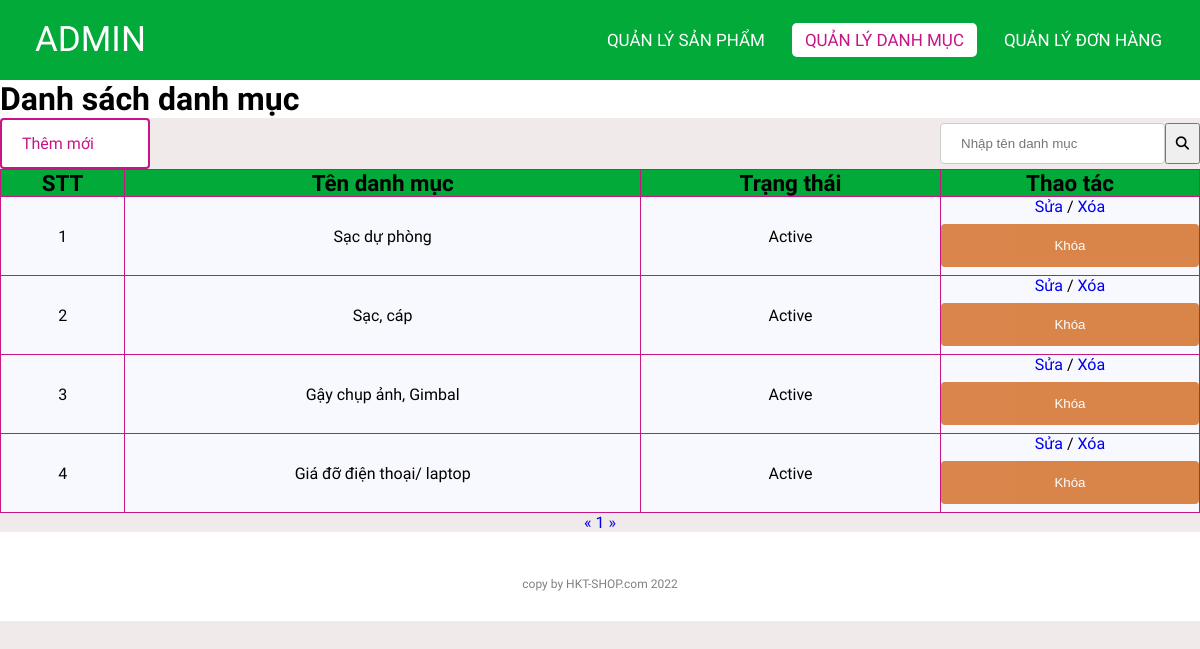
Page /admin/categoriesList.php (signed in) on the earlier database version.
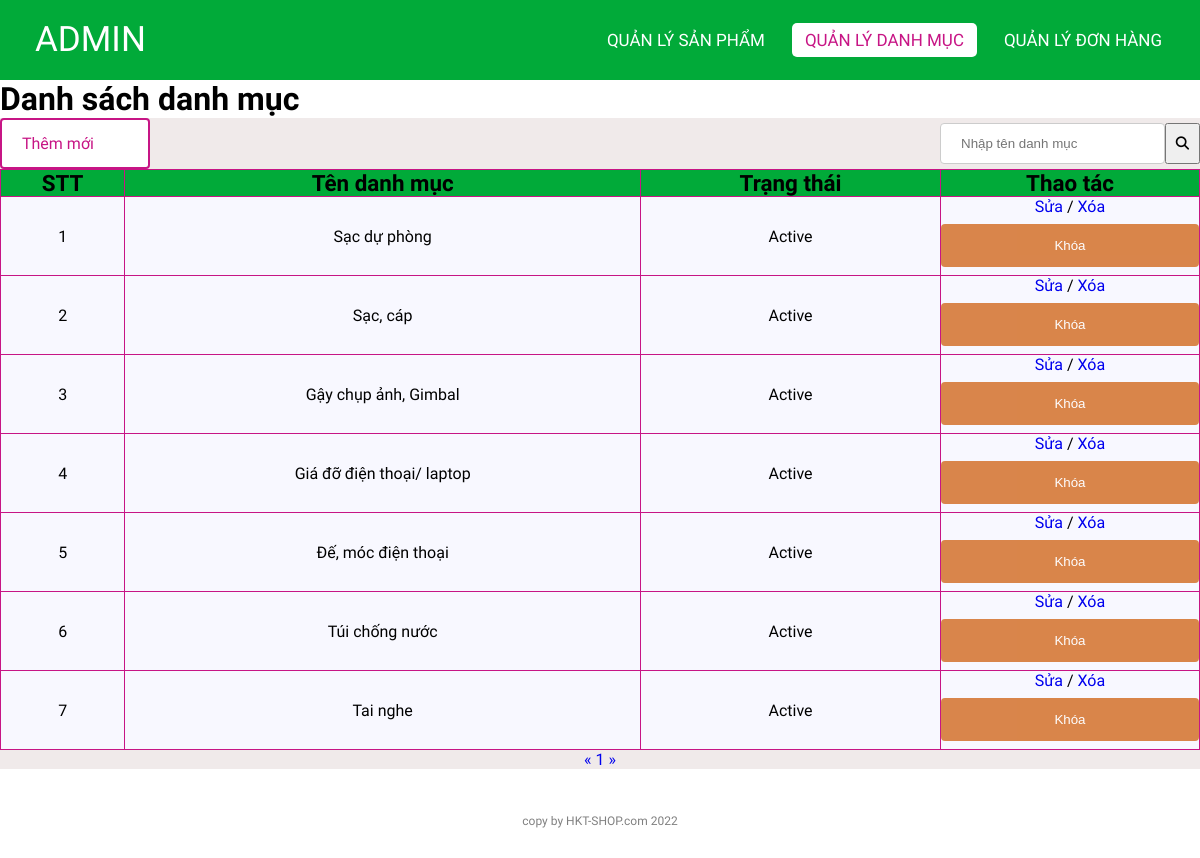
Same page on the later database version.
### tables this page shows
CREATE TABLE `categories` (
  `id` int(11) NOT NULL,
  `name` varchar(255) NOT NULL,
  `status` tinyint(4) NOT NULL DEFAULT 1
);

### lib/database.php (called while the page is built, shortened)
<?php
class Database extends PDO
{
  public $host   = DB_HOST;
  public $user   = DB_USER;
  public $pass   = DB_PASS;
  public $dbname = DB_NAME;
  public $link;
  private function connectDB()
  {
    $this->link = new mysqli(
      $this->host,
      $this->user,
      $this->pass,
      $this->dbname
    );
  }
  public function select($query)
  {
    $result = $this->link->query($query);
    if ($result->num_rows > 0) {
      return $result;
    } else {
      return false;
    }
  }
}

### classes/categories.php (called while the page is built, shortened)
<?php
$filepath = realpath(dirname(__FILE__));
include_once($filepath . '/../lib/database.php');
?>
<?php
class categories
{
    private $db;
    public function __construct()
    {
        $this->db = new Database();
    }
    public function getAllAdmin($page = 1, $total = 8)
    {
        $tmp = ($page - 1) * $total;
        $query = "SELECT * FROM categories limit $tmp,$total";
        $result = $this->db->select($query);
        return $result;
    }
    public function getCountPaging($row = 8)
    {
        $query = "SELECT COUNT(*) FROM categories";
        $mysqli_result = $this->db->select($query);
        if ($mysqli_result) {
            $totalrow = intval((mysqli_fetch_all($mysqli_result, MYSQLI_ASSOC)[0])['COUNT(*)']);
            $result = ceil($totalrow / $row);
            return $result;
        }
        return false;
    }
}
?>

### admin/categoriesList.php (the view, shortened to what this page needs)
<?php
include '../classes/categories.php';
$categories = new categories();
$list = $categories->getAllAdmin((isset($_GET['page']) ? $_GET['page'] : 1));
$pageCount = $categories->getCountPaging();
?>
<!DOCTYPE html>
<html lang="en">
<head>
    <link rel="stylesheet" href="./css/style.css">
    <link rel="stylesheet" href="https://cdnjs.cloudflare.com/ajax/libs/font-awesome/5.15.4/css/all.min.css">
</head>
<body>
    <nav>
        <label class="logo">ADMIN</label>
        <ul>
            <li><a href="productlist.php" >Quản lý Sản phẩm</a></li>
            <li><a href="categoriesList.php" class="active">Quản lý danh mục</a></li>
            <li><a href="orderlist.php" id="order">Quản lý Đơn hàng</a></li>
        </ul>
    </nav>
    <div class="title">
        <h1>Danh sách danh mục</h1>
    </div>
    <div class="control-container">
        <div class="addNew">
            <a href="add_product.php">Thêm mới</a>
        </div>
        <div class="c-search">
            <input type="text" placeholder="Nhập tên danh mục">
            <button type="submit"><i class="fas fa-search"></i></button>
        </div>
    </div>
    <div class="container">
        <?php $count = 1;
        if ($list) { ?>
            <table class="list">
                <tr>
                    <th>STT</th>
                    <th>Tên danh mục</th>
                    <th>Trạng thái</th>
                    <th>Thao tác</th>
                </tr>
                <?php foreach ($list as $key => $value) { ?>
                    <tr>
                        <td><?= $count++ ?></td>
                        <td><?= $value['name'] ?></td>
                        <td><?= ($value['status']) ? "Active" : "Block" ?></td>
                        <td>
                            <a href="edit_category.php?id=<?= $value['id'] ?>">Sửa </a>
                            <span> / </span>
                            <a href="delete_category.php?id=<?= $value['id'] ?>"> Xóa</a>
                            <?php
                            if ($value['status']) { ?>
                                <form action="categoriesList.php" method="post">
                                    <input type="submit" value="Khóa" name="block">
                                </form>
                            <?php } ?>
                        </td>
                    </tr>
                <?php } ?>
            </table>
        <?php } else { ?>
            <h3>Chưa có danh mục nào...</h3>
        <?php } ?>
        <div class="pagination">
            <a href="categoriesList.php?page=<?= (isset($_GET['page'])) ? (($_GET['page'] <= 1) ? 1 : $_GET['page'] - 1) : 1 ?>">&laquo;</a>
            <?php
            for ($i = 1; $i <= $pageCount; $i++) {
                if (isset($_GET['page'])) {
                    if ($i == $_GET['page']) { ?>
                        <a class="active" href="categoriesList.php?page=<?= $i ?>"><?= $i ?></a>
                    <?php } else { ?>
                        <a href="categoriesList.php?page=<?= $i ?>"><?= $i ?></a>
                    <?php  }
                } else { ?>
                    <a href="categoriesList.php?page=<?= $i ?>"><?= $i ?></a>
                <?php  } ?>
            <?php }
            ?>
            <a href="categoriesList.php?page=<?= (isset($_GET['page'])) ? $_GET['page'] + 1 : 2 ?>">&raquo;</a>
        </div>
    </div>
    <footer>
        <p class="copyright">copy by HKT-SHOP.com 2022</p>
    </footer>
</body>
</html>

Differences in the rows shown:
added categories: name "Đế, móc điện thoại", status "Active"
added categories: name "Túi chống nước", status "Active"
added categories: name "Tai nghe", status "Active"
